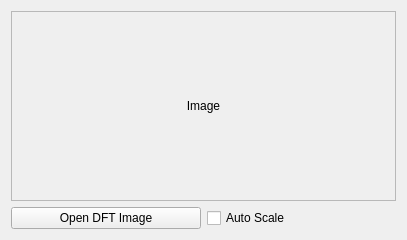
<?xml version="1.0" encoding="UTF-8"?>
<ui version="4.0">
 <class>DFT</class>
 <widget class="QWidget" name="DFT">
  <property name="geometry">
   <rect>
    <x>0</x>
    <y>0</y>
    <width>407</width>
    <height>240</height>
   </rect>
  </property>
  <property name="windowTitle">
   <string>Form</string>
  </property>
  <layout class="QGridLayout" name="gridLayout_2">
   <item row="0" column="0">
    <widget class="QScrollArea" name="imageScrollArea">
     <property name="widgetResizable">
      <bool>true</bool>
     </property>
     <widget class="QWidget" name="scrollAreaWidgetContents">
      <property name="geometry">
       <rect>
        <x>0</x>
        <y>0</y>
        <width>387</width>
        <height>189</height>
       </rect>
      </property>
      <layout class="QGridLayout" name="gridLayout">
       <item row="0" column="0">
        <widget class="QLabel" name="modifiedImage">
         <property name="text">
          <string>Image</string>
         </property>
         <property name="alignment">
          <set>Qt::AlignCenter</set>
         </property>
        </widget>
       </item>
      </layout>
     </widget>
    </widget>
   </item>
   <item row="1" column="0">
    <layout class="QHBoxLayout" name="horizontalLayout">
     <item>
      <widget class="QPushButton" name="openDFTImage">
       <property name="text">
        <string>Open DFT Image</string>
       </property>
      </widget>
     </item>
     <item>
      <widget class="QCheckBox" name="autoScaleCheckBox">
       <property name="text">
        <string>Auto Scale</string>
       </property>
      </widget>
     </item>
    </layout>
   </item>
  </layout>
 </widget>
 <resources/>
 <connections/>
</ui>
